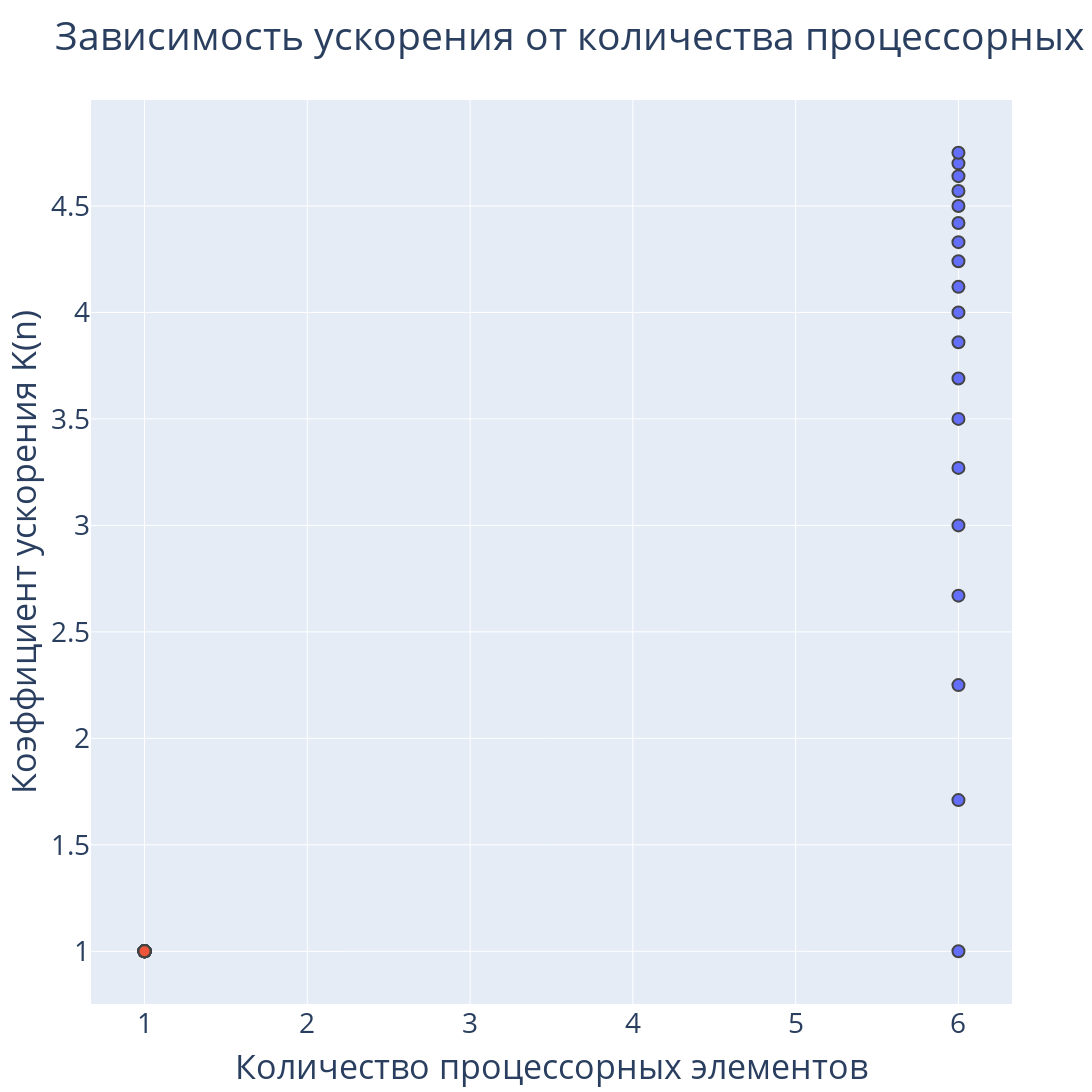

Here is the notebook cell this chart was saved with:
### Code cell
# Acceleration coefficient graphic (dependence on proceccing elems, based on 20 size num vector, the stupid one)
y_vector = []
y2_vector = []
for i in range(1, 20):
    vector_1 = [random.randint(0, 63) for _ in range(i)]
    vector_2 = [random.randint(0, 63) for _ in range(i)]
    seq_pipeline = ArithmeticPipeline(vector_1, vector_2, 1, 6)
    par_pipeline = ArithmeticPipeline(vector_1, vector_2, 6, 6)
    while seq_pipeline.is_busy:
        seq_pipeline.tact()
    while par_pipeline.is_busy:
        par_pipeline.tact()
    x_vector.append(i)
    y_vector.append(round(seq_pipeline.status['tacts_done'] / 
                          par_pipeline.status['tacts_done'], 2))
    y2_vector.append(round(seq_pipeline.status['tacts_done'] / 
                           seq_pipeline.status['tacts_done'], 2))
fig = go.Figure()
fig.add_trace(
    go.Scatter(x=[6] * 20, y=y_vector, mode='markers',
               text=[f'n = {6}; K(n) = {y}' for y in y_vector],
               textposition='bottom center',
               )
)
fig.add_trace(
    go.Scatter(x=[1] * 20, y=y2_vector, mode='markers',
               text=[f'n = {1}; K(n) = {y}' for y in y2_vector],
               textposition='bottom center',
               )
)
fig.update_layout(title_text='Зависимость ускорения от количества процессорных элементов',
                  font=dict(size=28), showlegend=False, width=1920, height=1280)
fig.update_traces(marker=dict(size=12, line=dict(width=2)))
fig.update_xaxes(title_text='Количество процессорных элементов')
fig.update_yaxes(title_text='Коэффициент ускорения K(n)')
fig.show(autosize=False)

### Figure 1 — Plotly figure (JSON) as saved in the notebook; plotly's stock layout.template omitted (floating-point values rounded to 4 significant figures)
{"data": [{"marker": {"line": {"width": 2}, "size": 12}, "mode": "markers", "text": ["n = 6; K(n) = 1.0", "n = 6; K(n) = 1.71", "n = 6; K(n) = 2.25", "n = 6; K(n) = 2.67", "n = 6; K(n) = 3.0", "n = 6; K(n) = 3.27", "n = 6; K(n) = 3.5", "n = 6; K(n) = 3.69", "n = 6; K(n) = 3.86", "n = 6; K(n) = 4.0", "n = 6; K(n) = 4.12", "n = 6; K(n) = 4.24", "n = 6; K(n) = 4.33", "n = 6; K(n) = 4.42", "n = 6; K(n) = 4.5", "n = 6; K(n) = 4.57", "n = 6; K(n) = 4.64", "n = 6; K(n) = 4.7", "n = 6; K(n) = 4.75"], "textposition": "bottom center", "type": "scatter", "x": [6, 6, 6, 6, 6, 6, 6, 6, 6, 6, 6, 6, 6, 6, 6, 6, 6, 6, 6, 6], "y": [1, 1.71, 2.25, 2.67, 3, 3.27, 3.5, 3.69, 3.86, 4, 4.12, 4.24, 4.33, 4.42, 4.5, 4.57, 4.64, 4.7, 4.75]}, {"marker": {"line": {"width": 2}, "size": 12}, "mode": "markers", "text": ["n = 1; K(n) = 1.0", "n = 1; K(n) = 1.0", "n = 1; K(n) = 1.0", "n = 1; K(n) = 1.0", "n = 1; K(n) = 1.0", "n = 1; K(n) = 1.0", "n = 1; K(n) = 1.0", "n = 1; K(n) = 1.0", "n = 1; K(n) = 1.0", "n = 1; K(n) = 1.0", "n = 1; K(n) = 1.0", "n = 1; K(n) = 1.0", "n = 1; K(n) = 1.0", "n = 1; K(n) = 1.0", "n = 1; K(n) = 1.0", "n = 1; K(n) = 1.0", "n = 1; K(n) = 1.0", "n = 1; K(n) = 1.0", "n = 1; K(n) = 1.0"], "textposition": "bottom center", "type": "scatter", "x": [1, 1, 1, 1, 1, 1, 1, 1, 1, 1, 1, 1, 1, 1, 1, 1, 1, 1, 1, 1], "y": [1, 1, 1, 1, 1, 1, 1, 1, 1, 1, 1, 1, 1, 1, 1, 1, 1, 1, 1]}], "layout": {"font": {"size": 28}, "height": 1280, "showlegend": false, "title": {"text": "Зависимость ускорения от количества процессорных элементов"}, "width": 1920, "xaxis": {"title": {"text": "Количество процессорных элементов"}}, "yaxis": {"title": {"text": "Коэффициент ускорения K(n)"}}}}
